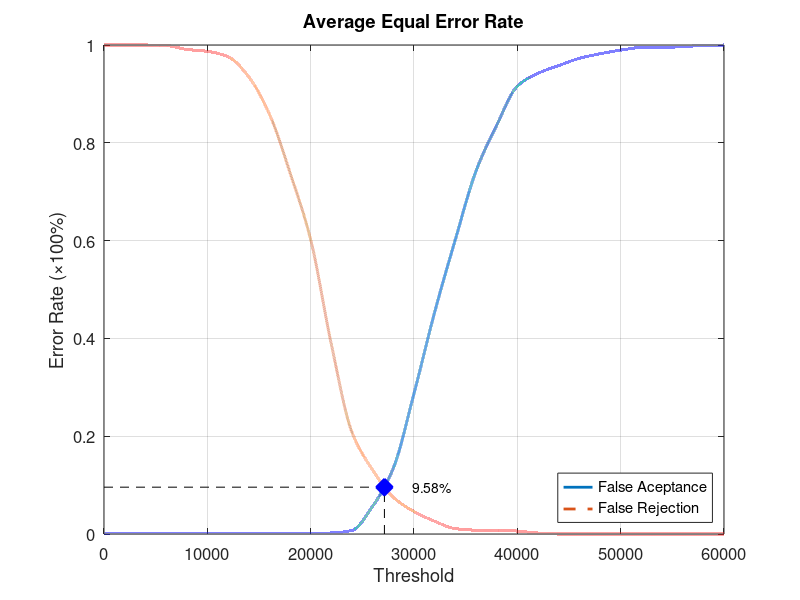
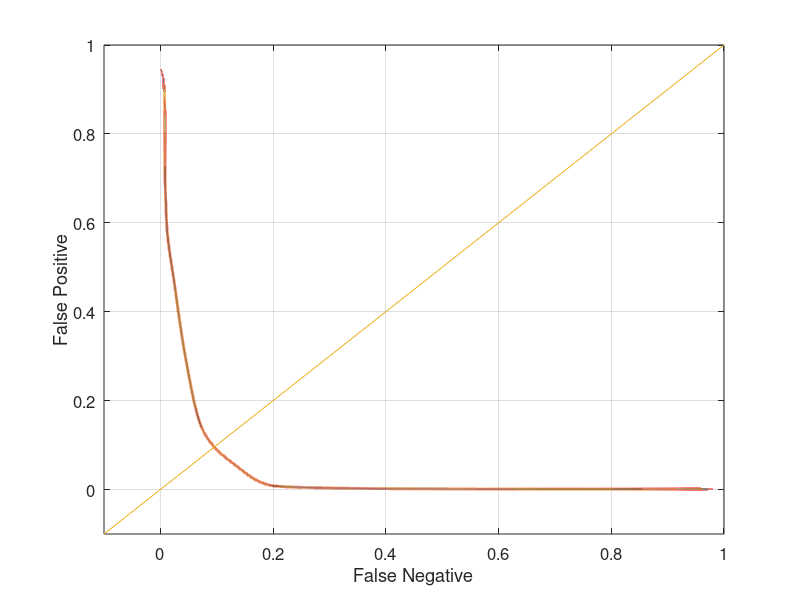

Write MATLAB code to recreate these figures, in order.
function yEER = Database4Average
close all;
clear;
clc;
x = 0:2000:60000;
xq = 0:0.5:60000;

y0 = [0 0.00105263 0.00105263 0.00105263 0.00105263 0.00105263 0.00105263 0.00105263 0.00105263 0.00105263 0.00105263 0.00210526 0.00736842 0.0568421 0.134737 0.287368 0.453684 0.602105 0.742105 0.83579 0.915789 0.942105 0.957895 0.972632 0.982105 0.989474 0.994737 0.994737 0.996842 0.998947 1];
yy0 = interp1(x, y0, xq, 'pchip');
y1 = [1 1 1 0.999 0.991 0.987 0.976 0.935 0.859 0.739 0.602 0.388 0.208 0.131 0.075 0.046 0.026 0.011 0.008 0.008 0.006 0.002 0 0 0 0 0 0 0 0 0];
yy1 = interp1(x, y1, xq, 'pchip');

% Calculating EER: 
y2 = abs(y0 - y1);
find(y2 == min(y2))
yy2 = abs(yy0 - yy1);
xEER = find(yy2 == min(yy2));
xEERIndex = xq(xEER) % X-axis EER
yEER = yy0(xEER) % Y-axis EER

main = figure
plot(xq, yy0,'-','LineWidth', 2);	hold on
plot(xq, yy1,'--','LineWidth', 2);	hold on
plot([xEERIndex xEERIndex], [0 yEER], 'k--');	hold on
plot([0 xEERIndex], [yEER yEER], 'k--');	hold on
plot(xEERIndex, yEER, 'bx', 'LineWidth', 10);	hold on
text(xEERIndex + 10 * xEERIndex / 100, yEER, [num2str(round((10000 * yEER)) / 100) '%'])
legend('False Aceptance', 'False Rejection', 'Location', 'SouthEast')
xlabel('Threshold')
ylabel('Error Rate (\times100%)')
title('Average Equal Error Rate')
set(gca, 'FontSize', 12)
axis([0 60000 0 1])
grid on

print(main, 'Database4AverageMain', '-dpng');
FNRxFPR = figure('Color', [1 1 1]);
plot(yy1, yy0, '-', yy1, yy0, 'LineWidth', 2);
hold on
y = -0.1:0.1:1
plot(y, y); 
set(gca, 'FontSize', 12)
xlabel('False Negative')
ylabel('False Positive')
axis([-0.1 1 -0.1 1])
set(gca, 'FontSize', 12)
grid on

print(FNRxFPR, 'Database4AverageFNRxFPR','-dpng');
end
